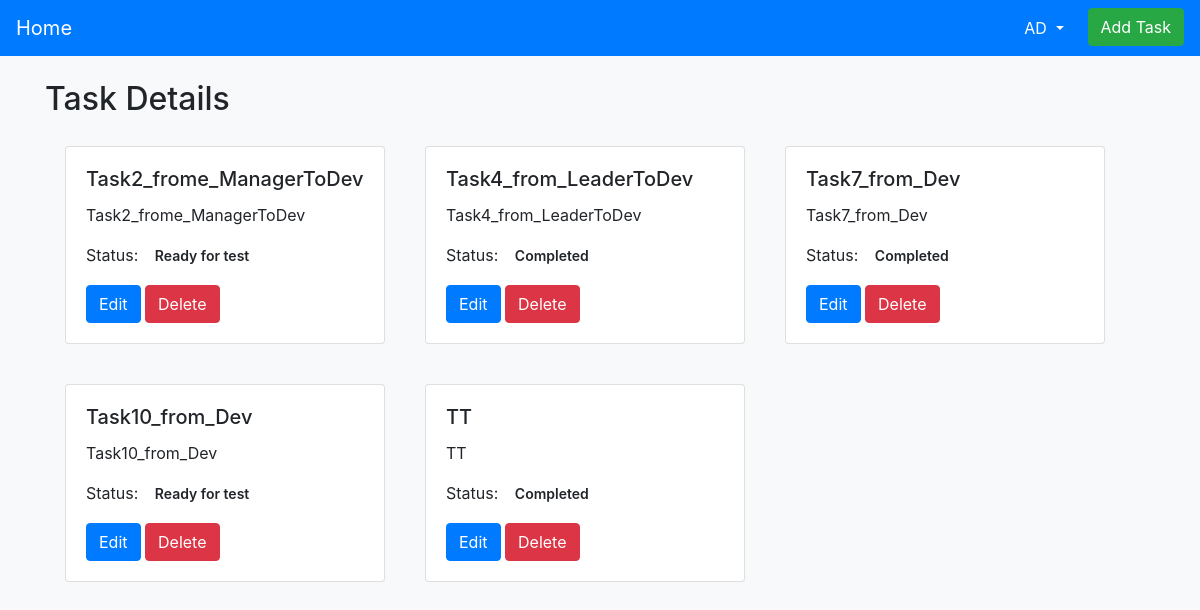
/show_task/7/ (signed in), run on the app's committed database.
### hierarchy/models.py (models this page shows)
class User(AbstractUser):
    ROLE_CHOICES = [
        ('Manager', 'Manager'),
        ('Team Leader', 'Team Leader'),
        ('Developer', 'Developer'),
    ]
    username = models.CharField(max_length=50, unique=True)
    first_name = models.CharField(max_length=50)
    last_name = models.CharField(max_length=50)
    email = models.EmailField(unique=True)
    password = models.CharField(max_length=100)
    role = models.CharField(max_length=20, choices=ROLE_CHOICES)
    supervisor = models.ForeignKey('self', on_delete=models.SET_NULL, null=True, blank=True, related_name='supervised_users')

class Task(models.Model):
    STATUS_CHOICES = [
        ('In Progress', 'In Progress'),
        ('Ready for test', 'Ready for test'),
        ('Completed', 'Completed'),
    ]
    name=models.CharField(max_length=50)
    task_description = models.TextField()
    assigned_to = models.ForeignKey(User, on_delete=models.CASCADE)
    status = models.CharField(max_length=20, choices=STATUS_CHOICES)
    approved = models.BooleanField(default=False)

### hierarchy/views.py (the view)
# urls.py: path('show_task/<int:pk>/',views.show_task, name='show_task'),
@login_required
def show_task(request,pk):
    x=User.objects.get(pk=pk)
    queryset = Task.objects.filter(assigned_to=x)
    return render(request,'show_task.html',{'tasks':queryset,'pk':pk})

### hierarchy/templates/show_task.html (shortened to what this page needs)
<!DOCTYPE html>
{% load static %}
<html lang="en">
<head>
    <link rel="stylesheet" href="https://cdn.jsdelivr.net/npm/bootstrap@4.0.0/dist/css/bootstrap.min.css">
    <link rel="stylesheet" type="text/css" href="{% static 'css/show_task.css' %}">
</head>
<body>
  <nav class="navbar navbar-expand-lg navbar-dark">
    {% if role == 'Team Leader' %}
    <a class="navbar-brand" href="{% url 'Leader' %}">Home</a>
    {% else %}
    <a class="navbar-brand" href="{% url 'Manager' %}">Home</a>
    {% endif %}
    <div class="collapse navbar-collapse" id="navbarNav">
        <ul class="navbar-nav ml-auto">
            <li class="nav-item dropdown">
                <a class="nav-link dropdown-toggle" href="#" id="navbarDropdownMenuLink" role="button" data-toggle="dropdown" aria-haspopup="true" aria-expanded="false">
                    {{ request.user.username }}
                </a>
            </li>
            <li class="nav-item">
                <a href="{% url 'add_task' pk %}" class="btn btn-success ml-3">Add Task</a>
            </li>
        </ul>
    </div>
</nav>
<div class="container">
    <h2 class="mt-4">Task Details</h2>
    {% for task in tasks %}
    {% if task.approved == True %}
    <div class="card">
        <div class="card-body">
            <h5 class="card-title">{{ task.name }}</h5>
            <p class="card-text">{{ task.task_description }}</p>
            <p class="card-text">Status:
                <span class="badge badge-{{ task.status|lower }}">{{ task.status }}</span>
            </p>
            <a href="{% url 'edit_task' task.id %}" class="btn btn-primary">Edit</a>
            <a href="{% url 'delete_task' task.id %}" class="btn btn-danger">Delete</a>
        </div>
    </div>
    {% endif %}
    {% endfor %}
</div>
</body>
</html>

### hierarchy/static/css/show_task.css (style rules this page uses)
body { background-color: #f8f9fa; }
.navbar { background-color: #007bff !important; }
.navbar-brand, .navbar-nav .nav-link { color: #ffffff !important; }
.card { margin: 20px; width: 20rem; float: left; }
.badge { padding: 6px 12px; font-size: 14px; font-weight: 600; border-radius: 5px; }

### data on the page
User: user.username "AD"
Task: name "Task2_frome_ManagerToDev", task_description "Task2_frome_ManagerToDev", status "Ready for test"
Task: name "Task4_from_LeaderToDev", task_description "Task4_from_LeaderToDev", status "Completed"
Task: name "Task7_from_Dev", task_description "Task7_from_Dev", status "Completed"
Task: name "Task10_from_Dev", task_description "Task10_from_Dev", status "Ready for test"
Task: name "TT", task_description "TT", status "Completed"
